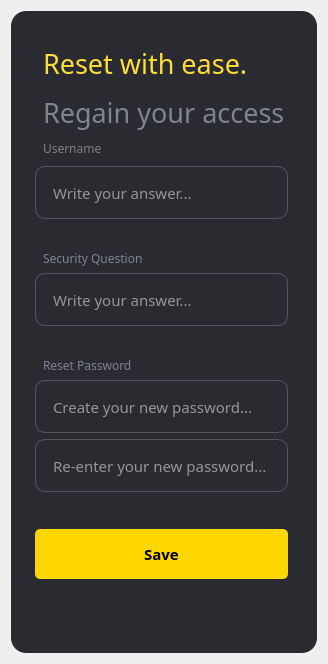
             <widget class="QWidget" name="forgetPW">
              <layout class="QGridLayout" name="gridLayout_7">
               <item row="0" column="0">
                <widget class="QFrame" name="forgetpwFrame">
                 <property name="styleSheet">
                  <string notr="true">#forgetpwFrame{
	background-color: rgb(42, 43, 48);
   	padding-left: 15px;      
   	padding-right: 20px;       
    padding-top: 25px;          
    padding-bottom: 25px;
	border-radius: 15px;      
}
#frame_5{
	background-color: rgb(42, 43, 48);
}
QLineEdit{
	height:50px;
	padding: 1px 15 px;
	background-color: rgb(42, 43, 48);
	border: 1px solid rgba(84,86,95,255);
	border-radius: 10px;
	color:rgb(255, 255, 255);
	font-family: Poppins;
    font-size:15px;
}
QLabel{
	background-color: rgb(42, 43, 48);
	padding-left:5px;
}
#FP_buttonSavePW{
	background-color: #FFD700;	
	border-radius:5px;
	height:50px;
}
#FP_secQuestionLabel, #FP_resetPassword{
	color:#808390;
	font-family: Poppins;
}
#FP_secQuestionLabel, #FP_resetPassword{
	padding-top:25px;
}
#FP_buttonLogIn{
	color:rgb(255, 255, 255);
	background-color: rgb(84, 86, 95);
	border-radius:15px;
	height:30px;
}</string>
                 </property>
                 <property name="frameShape">
                  <enum>QFrame::StyledPanel</enum>
                 </property>
                 <property name="frameShadow">
                  <enum>QFrame::Raised</enum>
                 </property>
                 <layout class="QVBoxLayout" name="verticalLayout_23">
                  <item>
                   <widget class="QLabel" name="forgetpwHeader">
                    <property name="font">
                     <font>
                      <family>Poppins Medium</family>
                     </font>
                    </property>
                    <property name="text">
                     <string>&lt;html&gt;&lt;head/&gt;&lt;body&gt;&lt;p&gt;&lt;span style=&quot; font-size:20pt; color:#fedd3b;&quot;&gt;Reset with ease.&lt;/span&gt;&lt;/p&gt;&lt;p&gt;&lt;span style=&quot; font-size:20pt; color:#808390;&quot;&gt;Regain your access&lt;/span&gt;&lt;/p&gt;&lt;/body&gt;&lt;/html&gt;</string>
                    </property>
                   </widget>
                  </item>
                  <item>
                   <widget class="QLabel" name="CP_inputUsername">
                    <property name="font">
                     <font>
                      <family>Poppins</family>
                      <pointsize>9</pointsize>
                     </font>
                    </property>
                    <property name="styleSheet">
                     <string notr="true">color: rgb(127, 127, 127);</string>
                    </property>
                    <property name="text">
                     <string>Username</string>
                    </property>
                    <property name="alignment">
                     <set>Qt::AlignBottom|Qt::AlignLeading|Qt::AlignLeft</set>
                    </property>
                   </widget>
                  </item>
                  <item>
                   <widget class="QLineEdit" name="FP_inputUsername">
                    <property name="placeholderText">
                     <string>Write your answer...</string>
                    </property>
                   </widget>
                  </item>
                  <item>
                   <widget class="QLabel" name="FP_secQuestionLabel">
                    <property name="font">
                     <font>
                      <family>Poppins</family>
                      <pointsize>9</pointsize>
                     </font>
                    </property>
                    <property name="text">
                     <string>Security Question</string>
                    </property>
                   </widget>
                  </item>
                  <item>
                   <widget class="QLineEdit" name="FP_inputSecAnswer">
                    <property name="placeholderText">
                     <string>Write your answer...</string>
                    </property>
                   </widget>
                  </item>
                  <item>
                   <widget class="QLabel" name="FP_resetPassword">
                    <property name="font">
                     <font>
                      <family>Poppins</family>
                      <pointsize>9</pointsize>
                     </font>
                    </property>
                    <property name="text">
                     <string>Reset Password</string>
                    </property>
                   </widget>
                  </item>
                  <item>
                   <widget class="QLineEdit" name="FP_inputPassword1">
                    <property name="placeholderText">
                     <string>Create your new password...</string>
                    </property>
                   </widget>
                  </item>
                  <item>
                   <widget class="QLineEdit" name="FP_inputPassword2">
                    <property name="placeholderText">
                     <string>Re-enter your new password...</string>
                    </property>
                   </widget>
                  </item>
                  <item>
                   <widget class="QLabel" name="FP_errorMsg">
                    <property name="minimumSize">
                     <size>
                      <width>0</width>
                      <height>25</height>
                     </size>
                    </property>
                    <property name="maximumSize">
                     <size>
                      <width>16777215</width>
                      <height>25</height>
                     </size>
                    </property>
                    <property name="font">
                     <font>
                      <family>Poppins</family>
                      <pointsize>9</pointsize>
                     </font>
                    </property>
                    <property name="styleSheet">
                     <string notr="true">color: rgb(255, 0, 0);</string>
                    </property>
                    <property name="text">
                     <string>&lt;html&gt;&lt;head/&gt;&lt;body&gt;&lt;p align=&quot;right&quot;&gt;&lt;span style=&quot; color:#2a2b30;&quot;&gt;*Passwords don't match&lt;/span&gt;&lt;/p&gt;&lt;/body&gt;&lt;/html&gt;</string>
                    </property>
                   </widget>
                  </item>
                  <item>
                   <widget class="QPushButton" name="FP_buttonSavePW">
                    <property name="font">
                     <font>
                      <family>Montserrat</family>
                      <pointsize>11</pointsize>
                      <weight>75</weight>
                      <bold>true</bold>
                     </font>
                    </property>
                    <property name="text">
                     <string>Save</string>
                    </property>
                   </widget>
                  </item>
                  <item>
                   <spacer name="verticalSpacer_8">
                    <property name="orientation">
                     <enum>Qt::Vertical</enum>
                    </property>
                    <property name="sizeType">
                     <enum>QSizePolicy::Fixed</enum>
                    </property>
                    <property name="sizeHint" stdset="0">
                     <size>
                      <width>20</width>
                      <height>40</height>
                     </size>
                    </property>
                   </spacer>
                  </item>
                 </layout>
                </widget>
               </item>
              </layout>
             </widget>
